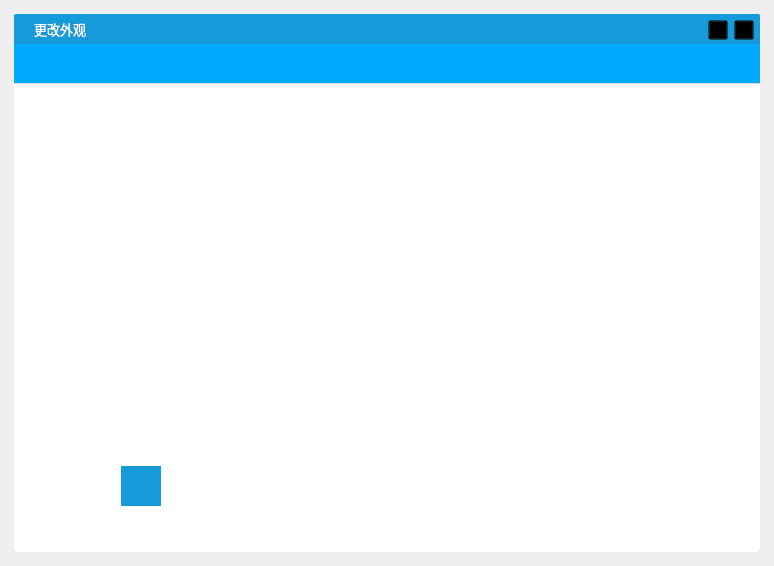
<?xml version="1.0" encoding="UTF-8"?>
<ui version="4.0">
 <class>ColorPickForm</class>
 <widget class="QWidget" name="ColorPickForm">
  <property name="geometry">
   <rect>
    <x>0</x>
    <y>0</y>
    <width>770</width>
    <height>562</height>
   </rect>
  </property>
  <property name="windowTitle">
   <string>选择皮肤</string>
  </property>
  <property name="windowIcon">
   <iconset resource="../../rs/rs.qrc">
    <normaloff>:/sys/qlogo.png</normaloff>:/sys/qlogo.png</iconset>
  </property>
  <property name="styleSheet">
   <string notr="true">*{
	font: 75 9pt &quot;微软雅黑&quot;;
}

#color_main_widget{
	border-image: url(:/sys/back.png) 5;
	border-radius:2px;
}

#centralwidget{
	border-radius:2px;
	background-color: rgb(22, 154, 218);
}

/*标题栏*/
#color_main_top{
	
	border-top-left-radius:2px;
	border-top-right-radius:2px;
}

#color_main_top *{
	color:#fff;
	font-size:10pt;
}

#color_main_con{
	
	background-color: rgb(255, 255, 255);
	border-bottom-left-radius:2px;
	border-bottom-right-radius:2px;
}

#color_main_con #widget_tool{
	background-color: rgb(237, 238, 238);
	border-bottom:1px solid rgb(220,220,220);
}

#color_main_con #widget_colors{

}

#color_main_con #color_items QPushButton,#color_panle_pushButton{
	background-color: rgb(22, 154, 218);
	border:none;
}

#color_main_con #color_items QPushButton:hover,
#color_panle_pushButton:hover
{
	border:3px solid rgb(39,140,222);
}

#color_panle_pushButton{
	background-image: url(:/sys/color_panle.png);
	
}
</string>
  </property>
  <layout class="QVBoxLayout" name="verticalLayout_3">
   <item>
    <widget class="QWidget" name="color_main_widget" native="true">
     <property name="minimumSize">
      <size>
       <width>752</width>
       <height>544</height>
      </size>
     </property>
     <property name="styleSheet">
      <string notr="true"/>
     </property>
     <layout class="QVBoxLayout" name="verticalLayout_5">
      <property name="spacing">
       <number>0</number>
      </property>
      <property name="leftMargin">
       <number>3</number>
      </property>
      <property name="topMargin">
       <number>3</number>
      </property>
      <property name="rightMargin">
       <number>3</number>
      </property>
      <property name="bottomMargin">
       <number>3</number>
      </property>
      <item>
       <widget class="QWidget" name="centralwidget" native="true">
        <property name="styleSheet">
         <string notr="true">#centralwidget{
 
	
}</string>
        </property>
        <layout class="QVBoxLayout" name="verticalLayout_2">
         <property name="spacing">
          <number>0</number>
         </property>
         <property name="leftMargin">
          <number>0</number>
         </property>
         <property name="topMargin">
          <number>0</number>
         </property>
         <property name="rightMargin">
          <number>0</number>
         </property>
         <property name="bottomMargin">
          <number>0</number>
         </property>
         <item>
          <widget class="QWidget" name="color_main_top" native="true">
           <property name="minimumSize">
            <size>
             <width>0</width>
             <height>30</height>
            </size>
           </property>
           <property name="maximumSize">
            <size>
             <width>16777215</width>
             <height>30</height>
            </size>
           </property>
           <property name="styleSheet">
            <string notr="true"/>
           </property>
           <layout class="QHBoxLayout" name="horizontalLayout_3">
            <property name="spacing">
             <number>6</number>
            </property>
            <property name="leftMargin">
             <number>6</number>
            </property>
            <property name="topMargin">
             <number>6</number>
            </property>
            <property name="rightMargin">
             <number>6</number>
            </property>
            <property name="bottomMargin">
             <number>6</number>
            </property>
            <item>
             <widget class="QLabel" name="label_2">
              <property name="maximumSize">
               <size>
                <width>20</width>
                <height>20</height>
               </size>
              </property>
              <property name="text">
               <string/>
              </property>
              <property name="pixmap">
               <pixmap resource="../../rs/rs.qrc">:/sys/qlogo.png</pixmap>
              </property>
              <property name="scaledContents">
               <bool>true</bool>
              </property>
             </widget>
            </item>
            <item>
             <widget class="QLabel" name="label">
              <property name="text">
               <string>更改外观</string>
              </property>
             </widget>
            </item>
            <item>
             <spacer name="horizontalSpacer_2">
              <property name="orientation">
               <enum>Qt::Horizontal</enum>
              </property>
              <property name="sizeHint" stdset="0">
               <size>
                <width>40</width>
                <height>20</height>
               </size>
              </property>
             </spacer>
            </item>
            <item>
             <widget class="QPushButton" name="minpushBtn">
              <property name="minimumSize">
               <size>
                <width>20</width>
                <height>20</height>
               </size>
              </property>
              <property name="maximumSize">
               <size>
                <width>20</width>
                <height>20</height>
               </size>
              </property>
              <property name="styleSheet">
               <string notr="true">QPushButton
{   
	border-image: url(:/sys/img/minimize.png);
    background:transparent; 
}
QPushButton:hover { background-color: rgb(25, 127, 204); }</string>
              </property>
              <property name="text">
               <string/>
              </property>
             </widget>
            </item>
            <item>
             <widget class="QPushButton" name="closepushBtn">
              <property name="minimumSize">
               <size>
                <width>20</width>
                <height>20</height>
               </size>
              </property>
              <property name="maximumSize">
               <size>
                <width>20</width>
                <height>20</height>
               </size>
              </property>
              <property name="styleSheet">
               <string notr="true">QPushButton
{   
	border-image: url(:/sys/img/close.png);
    background:transparent; 
}
QPushButton:hover { background-color: rgb(25, 127, 204); }</string>
              </property>
              <property name="text">
               <string/>
              </property>
             </widget>
            </item>
           </layout>
          </widget>
         </item>
         <item>
          <widget class="QWidget" name="color_main_con" native="true">
           <layout class="QVBoxLayout" name="verticalLayout">
            <property name="spacing">
             <number>0</number>
            </property>
            <property name="leftMargin">
             <number>0</number>
            </property>
            <property name="topMargin">
             <number>0</number>
            </property>
            <property name="rightMargin">
             <number>0</number>
            </property>
            <property name="bottomMargin">
             <number>0</number>
            </property>
            <item>
             <widget class="QWidget" name="widget_tool" native="true">
              <property name="minimumSize">
               <size>
                <width>0</width>
                <height>40</height>
               </size>
              </property>
              <property name="maximumSize">
               <size>
                <width>16777215</width>
                <height>40</height>
               </size>
              </property>
              <property name="styleSheet">
               <string notr="true">background-color: rgb(0, 170, 255);</string>
              </property>
             </widget>
            </item>
            <item>
             <widget class="QWidget" name="widget_colors" native="true">
              <layout class="QVBoxLayout" name="verticalLayout_4" stretch="1,0">
               <property name="spacing">
                <number>1</number>
               </property>
               <property name="leftMargin">
                <number>6</number>
               </property>
               <property name="topMargin">
                <number>6</number>
               </property>
               <property name="rightMargin">
                <number>6</number>
               </property>
               <property name="bottomMargin">
                <number>6</number>
               </property>
               <item>
                <widget class="QWidget" name="widget" native="true">
                 <property name="styleSheet">
                  <string notr="true">border-image: url(:/sys/colorBack.png);</string>
                 </property>
                </widget>
               </item>
               <item>
                <widget class="QWidget" name="widget_2" native="true">
                 <layout class="QHBoxLayout" name="horizontalLayout" stretch="0,0,1">
                  <property name="spacing">
                   <number>1</number>
                  </property>
                  <property name="leftMargin">
                   <number>0</number>
                  </property>
                  <property name="topMargin">
                   <number>0</number>
                  </property>
                  <property name="rightMargin">
                   <number>0</number>
                  </property>
                  <property name="bottomMargin">
                   <number>0</number>
                  </property>
                  <item>
                   <widget class="QWidget" name="color_items" native="true">
                    <property name="minimumSize">
                     <size>
                      <width>100</width>
                      <height>40</height>
                     </size>
                    </property>
                    <layout class="QHBoxLayout" name="horizontalLayout_2">
                     <property name="spacing">
                      <number>1</number>
                     </property>
                     <property name="leftMargin">
                      <number>0</number>
                     </property>
                     <property name="topMargin">
                      <number>0</number>
                     </property>
                     <property name="rightMargin">
                      <number>0</number>
                     </property>
                     <property name="bottomMargin">
                      <number>0</number>
                     </property>
                    </layout>
                   </widget>
                  </item>
                  <item>
                   <widget class="QPushButton" name="color_panle_pushButton">
                    <property name="minimumSize">
                     <size>
                      <width>40</width>
                      <height>40</height>
                     </size>
                    </property>
                    <property name="maximumSize">
                     <size>
                      <width>40</width>
                      <height>40</height>
                     </size>
                    </property>
                    <property name="text">
                     <string/>
                    </property>
                   </widget>
                  </item>
                  <item>
                   <spacer name="horizontalSpacer">
                    <property name="orientation">
                     <enum>Qt::Horizontal</enum>
                    </property>
                    <property name="sizeHint" stdset="0">
                     <size>
                      <width>0</width>
                      <height>0</height>
                     </size>
                    </property>
                   </spacer>
                  </item>
                 </layout>
                </widget>
               </item>
              </layout>
             </widget>
            </item>
            <item>
             <widget class="QWidget" name="widget_operate" native="true">
              <property name="minimumSize">
               <size>
                <width>0</width>
                <height>40</height>
               </size>
              </property>
              <property name="maximumSize">
               <size>
                <width>16777215</width>
                <height>40</height>
               </size>
              </property>
             </widget>
            </item>
           </layout>
          </widget>
         </item>
        </layout>
       </widget>
      </item>
     </layout>
    </widget>
   </item>
  </layout>
 </widget>
 <resources>
  <include location="../../rs/rs.qrc"/>
 </resources>
 <connections/>
</ui>
